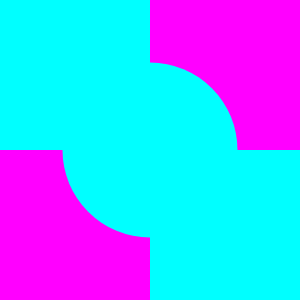
Frame 1 (no input)
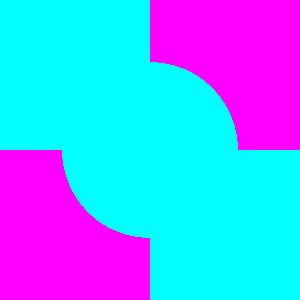
Frame 60 (no input)
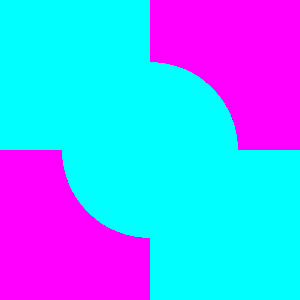
Frame 120 (the mouse pressed at the canvas centre since frame 60)

The p5.js sketch that drew these frames (run headless with seeded random() and noise() and a simulated clock; from frame 60 on, the mouse is pressed at the canvas centre):

// p5.js sketch
// ── sketch.js
function setup() {
  createCanvas(300,300);
  background(255,0,255);
}

function draw() {
  fill(0,255,255);
  noStroke();
  rect(150,150,150,150)
  ellipse(150,150,175,175)
  fill(0,255,255)
  rect(0,0,150,150)
  
}
